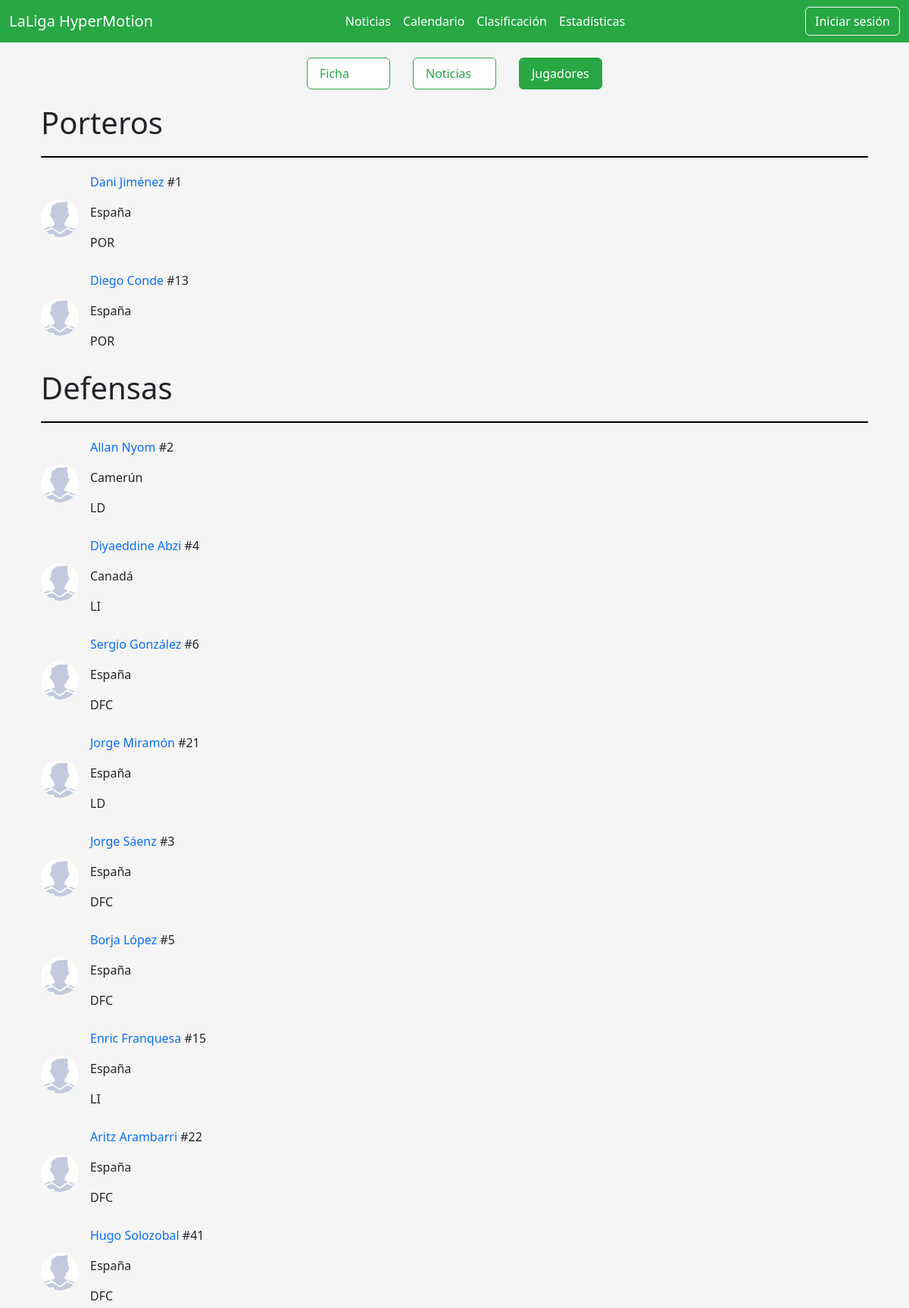
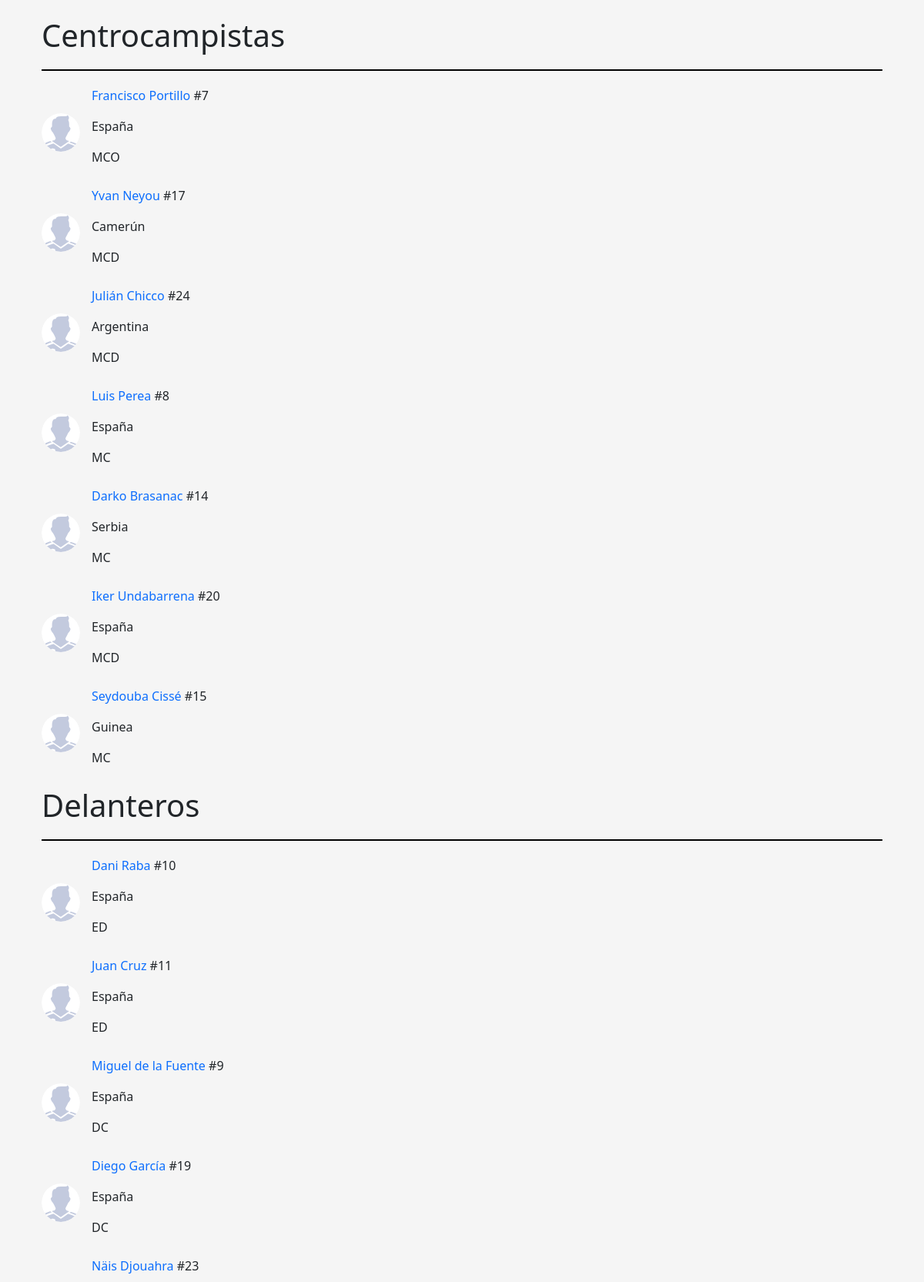
/pages/jugadores_equipo.php?equipo_id=20 (upper part), run on the app's committed database (2 pictures, top to bottom).
### tables this page shows
CREATE TABLE `Jugadores` (
  `jugador_id` int(11) NOT NULL,
  `equipo_id` int(11) DEFAULT NULL,
  `nombre` varchar(100) NOT NULL,
  `posicion` varchar(50) DEFAULT NULL,
  `numero_camiseta` int(11) DEFAULT NULL,
  `fecha_nacimiento` date DEFAULT NULL,
  `nacionalidad` varchar(50) DEFAULT NULL,
  `altura` decimal(5,2) DEFAULT NULL,
  `peso` decimal(5,2) DEFAULT NULL,
  `historial` text DEFAULT NULL,
  `goles` int(11) DEFAULT NULL,
  `asistencias` int(11) DEFAULT NULL,
  `partidos_jugados` int(11) DEFAULT NULL,
  `tarjetas_amarillas` int(11) DEFAULT NULL,
  `tarjetas_rojas` int(11) DEFAULT NULL,
  `imagen_url` varchar(255) DEFAULT NULL,
  `descripcion` text DEFAULT NULL,
  `twitter_url` varchar(255) DEFAULT NULL,
  `instagram_url` varchar(255) DEFAULT NULL,
  `tiktok_url` varchar(255) DEFAULT NULL
);

### components/config/config.php (called while the page is built, shortened)
<?php
require_once (__DIR__ . "/../clases/clase_jugadores.php");
try {
    $conexion = new PDO("mysql:host=localhost;dbname=zonafutbol","root","");
    $conexion->setAttribute(PDO::ATTR_ERRMODE, PDO::ERRMODE_EXCEPTION);
    $conexion->exec("SET CHARACTER SET utf8");
    $jugadores = new Jugadores($conexion);
} catch (PDOException $e) {
    die("Error de conexión a la base de datos: " . $e->getMessage());
}
?>

### components/clases/clase_jugadores.php (called while the page is built, shortened)
<?php
class Jugadores {
    private $db;
    public function __construct($db) {
        $this->db = $db;
    }
    public function traerJugadoresEquipo($id_equipo){
        $query = "SELECT * FROM Jugadores WHERE equipo_id = $id_equipo";
        $stmt = $this->db->prepare($query);
        $stmt->execute();
        $result = $stmt->fetchAll(PDO::FETCH_OBJ);
        return $result;
    }
}
?>

### pages/jugadores_equipo.php (the view, shortened to what this page needs)
<?php
include "../components/config/config.php";
$juga = $jugadores->traerJugadoresEquipo($_GET['equipo_id']);
?>
<!DOCTYPE html>
<html lang="en">
<head>
    <?php include "../components/header/links_header.php" ?>
    <link rel="stylesheet" href="../css/noticias_equipo.css">
</head>
<body>
    <?php include "../components/header/navbar2_2.php" ?>
    <div class="container">
        <div class="mini-nav">
            <ul class="nav nav-pills">
                <li class="nav-item">
                    <a class="nav-link" href="equipo.php?equipo_id=<?php echo $_GET['equipo_id'] ?>">Ficha</a>
                </li>
                <li class="nav-item">
                    <a class="nav-link" href="noticias_equipo.php?equipo_id=<?php echo $_GET['equipo_id'] ?>">Noticias</a>
                </li>
                <li class="nav-item">
                    <a class="nav-link active" href="jugadores_equipo.php?equipo_id=<?php echo $_GET['equipo_id'] ?>">Jugadores</a>
                </li>
            </ul>
        </div>
        <div class="container">
            <h1>Porteros</h1>
            <div class="linea-separadora"></div>
            <?php
            foreach ($juga as $key => $value) {
                if ($value->posicion == 'por') {
                    echo "<div class='jugador'>";
                    echo "<img src='../img/default.svg'>";
                    echo "<div>";
                    ?>
                    <p><a href="jugador.php?jugador_id=<?php echo $value->jugador_id ?>"><?php echo $value->nombre?></a> <?php echo "#" . $value->numero_camiseta ?></p>
                    <?php
                    echo "<p>" . $value->nacionalidad . "</p>";
                    echo "<p>" . strtoupper($value->posicion) . "</p>";
                    echo "</div>";
                    echo "</div>";
                }
            }
            ?>
        </div>
        <div class="container">
            <h1>Defensas</h1>
            <div class="linea-separadora"></div>
            <?php
            foreach ($juga as $key => $value) {
                if ($value->posicion == 'li' || $value->posicion == 'ld' || $value->posicion == 'dfc' || $value->posicion == 'cad' || $value->posicion == 'cai') {
                    echo "<div class='jugador'>";
                    echo "<img src='../img/default.svg'>";
                    echo "<div>";
                    ?>
                    <p><a href="jugador.php?jugador_id=<?php echo $value->jugador_id ?>"><?php echo $value->nombre?></a> <?php echo "#" . $value->numero_camiseta ?></p>
                    <?php
                    echo "<p>" . $value->nacionalidad . "</p>";
                    echo "<p>" . strtoupper($value->posicion) . "</p>";
                    echo "</div>";
                    echo "</div>";
                }
            }
            ?>
        </div>
        <div class="container">
            <h1>Centrocampistas</h1>
            <div class="linea-separadora"></div>
            <?php
            foreach ($juga as $key => $value) {
                if ($value->posicion == 'mcd' || $value->posicion == 'mc' || $value->posicion == 'md' || $value->posicion == 'mi' || $value->posicion == 'mco') {
                    echo "<div class='jugador'>";
                    echo "<img src='../img/default.svg'>";
                    echo "<div>";
                    ?>
                    <p><a href="jugador.php?jugador_id=<?php echo $value->jugador_id ?>"><?php echo $value->nombre?></a> <?php echo "#" . $value->numero_camiseta ?></p>
                    <?php
                    echo "<p>" . $value->nacionalidad . "</p>";
                    echo "<p>" . strtoupper($value->posicion) . "</p>";
                    echo "</div>";
                    echo "</div>";
                }
            }
            ?>
        </div>
        <div class="container">
            <h1>Delanteros</h1>
            <div class="linea-separadora"></div>
            <?php
            foreach ($juga as $key => $value) {
                if ($value->posicion == 'sd' || $value->posicion == 'dc' || $value->posicion == 'ei' || $value->posicion == 'ed') {
                    echo "<div class='jugador'>";
                    echo "<img src='../img/default.svg'>";
                    echo "<div>";
                    ?>
                    <p><a href="jugador.php?jugador_id=<?php echo $value->jugador_id ?>"><?php echo $value->nombre?></a> <?php echo "#" . $value->numero_camiseta ?></p>
                    <?php
                    echo "<p>" . $value->nacionalidad . "</p>";
                    echo "<p>" . strtoupper($value->posicion) . "</p>";
                    echo "</div>";
                    echo "</div>";
                }
            }
            ?>
        </div>
</body>
</html>

### css/noticias_equipo.css (style rules this page uses)
body, .list-group-item, .card { background-color: #f5f5f5; }
.mini-nav .nav-link { margin: 0 15px; }
.mini-nav { display: flex; justify-content: center; margin-top: 20px; margin-bottom: 20px; }
.mini-nav li { width: 140px; }
.mini-nav .nav-link.active { background-color: #28a745; border-color: #28a745; color: #fff; }
.mini-nav .nav-link { background-color: #fff; color: #28a745; border: 1px solid #28a745; }

### pages/jugadores_equipo.php (style rules this page uses)
.linea-separadora { border-bottom: 2px solid #000; margin: 20px 0; }
.jugador { display: flex; align-items: center; margin: 10px 0; }
.jugador img { width: 50px; height: 50px; margin-right: 15px; object-fit: cover; border-radius: 50%; }
a { text-decoration: none; }

### data on the page
jugadores: nombre "Dani Jiménez", numero_camiseta "1", nacionalidad "España", posicion "POR"
jugadores: nombre "Diego Conde", numero_camiseta "13", nacionalidad "España", posicion "POR"
jugadores: nombre "Allan Nyom", numero_camiseta "2", nacionalidad "Camerún", posicion "LD"
jugadores: nombre "Diyaeddine Abzi", numero_camiseta "4", nacionalidad "Canadá", posicion "LI"
jugadores: nombre "Sergio González", numero_camiseta "6", nacionalidad "España", posicion "DFC"
jugadores: nombre "Jorge Miramón", numero_camiseta "21", nacionalidad "España", posicion "LD"
jugadores: nombre "Jorge Sáenz", numero_camiseta "3", nacionalidad "España", posicion "DFC"
jugadores: nombre "Borja López", numero_camiseta "5", nacionalidad "España", posicion "DFC"
jugadores: nombre "Enric Franquesa", numero_camiseta "15", nacionalidad "España", posicion "LI"
jugadores: nombre "Aritz Arambarri", numero_camiseta "22", nacionalidad "España", posicion "DFC"
jugadores: nombre "Hugo Solozobal", numero_camiseta "41", nacionalidad "España", posicion "DFC"
jugadores: nombre "Francisco Portillo", numero_camiseta "7", nacionalidad "España", posicion "MCO"
jugadores: nombre "Yvan Neyou", numero_camiseta "17", nacionalidad "Camerún", posicion "MCD"
jugadores: nombre "Julián Chicco", numero_camiseta "24", nacionalidad "Argentina", posicion "MCD"
jugadores: nombre "Luis Perea", numero_camiseta "8", nacionalidad "España", posicion "MC"
jugadores: nombre "Darko Brasanac", numero_camiseta "14", nacionalidad "Serbia", posicion "MC"
jugadores: nombre "Iker Undabarrena", numero_camiseta "20", nacionalidad "España", posicion "MCD"
jugadores: nombre "Seydouba Cissé", numero_camiseta "15", nacionalidad "Guinea", posicion "MC"
jugadores: nombre "Dani Raba", numero_camiseta "10", nacionalidad "España", posicion "ED"
jugadores: nombre "Juan Cruz", numero_camiseta "11", nacionalidad "España", posicion "ED"
jugadores: nombre "Miguel de la Fuente", numero_camiseta "9", nacionalidad "España", posicion "DC"
jugadores: nombre "Diego García", numero_camiseta "19", nacionalidad "España", posicion "DC"
jugadores: nombre "Näis Djouahra", numero_camiseta "23"
